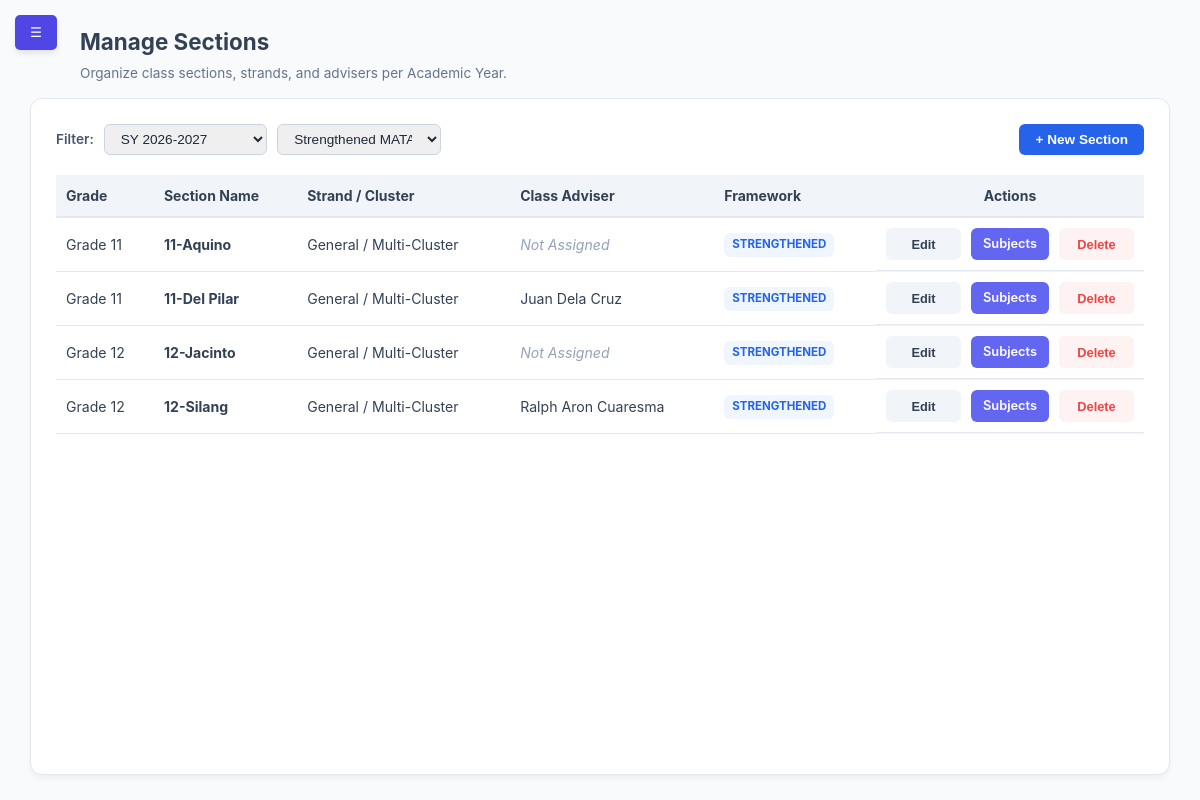
The app's page /modules/admin/manage_sections.php (signed in) with its own data.
### tables this page shows
CREATE TABLE `sections` (
  `id` int(11) NOT NULL,
  `section_name` varchar(50) NOT NULL,
  `strand_id` int(11) DEFAULT NULL,
  `grade_level` int(11) NOT NULL,
  `adviser_id` int(11) DEFAULT NULL,
  `academic_year` varchar(20) NOT NULL DEFAULT '2026-2027',
  `curriculum_version` enum('Legacy','Strengthened') NOT NULL DEFAULT 'Strengthened'
);

CREATE TABLE `users` (
  `id` int(11) NOT NULL,
  `lrn` varchar(12) DEFAULT NULL,
  `username` varchar(50) NOT NULL,
  `password` varchar(255) NOT NULL,
  `full_name` varchar(100) NOT NULL,
  `profile_image` varchar(255) DEFAULT NULL,
  `email` varchar(100) DEFAULT NULL,
  `role` enum('super_admin','admin','adviser','student','faculty','alumni') NOT NULL,
  `section_id` int(11) DEFAULT NULL,
  `reset_requested` tinyint(1) DEFAULT 0,
  `require_reset` tinyint(1) DEFAULT 0
);

### modules/admin/manage_sections.php (the view, shortened to what this page needs)
<?php
$conn = getDBConnection();
$active_ay = $_GET['academic_year'] ?? '2026-2027';
$active_version = $_GET['curriculum_version'] ?? 'Strengthened';
$query = "
    SELECT
        s.id, s.section_name, s.grade_level, s.strand_id, s.adviser_id,
        s.academic_year, s.curriculum_version,
        COALESCE(st.strand_name, 'General / Multi-Cluster') AS strand_name,
        u.full_name AS adviser_name
    FROM sections s
    LEFT JOIN strands st ON s.strand_id = st.id
    LEFT JOIN users u ON s.adviser_id = u.id
    WHERE s.academic_year = :ay AND s.curriculum_version = :version
    ORDER BY s.grade_level ASC, s.section_name ASC
";
$stmt = $conn->prepare($query);
$stmt->execute(['ay' => $active_ay, 'version' => $active_version]);
$sections_list = $stmt->fetchAll(PDO::FETCH_ASSOC);
?>
<!DOCTYPE html>
<html lang="en">
<head>
    <link rel="stylesheet" href="../../assets/css/dashboard.css">
</head>
<body>
    <button class="mobile-toggle" id="mobileBurger" onclick="toggleSidebar()">☰</button>
    <div class="dashboard-wrapper">
        <main class="content">
            <header class="content-header">
                <h1 style="margin: 0; font-size: 1.4rem;">Manage Sections</h1>
                <p style="margin: 4px 0 0 0; color: #64748b; font-size: 0.85rem;">Organize class sections, strands, and advisers per Academic Year.</p>
            </header>
            <div class="table-container" style="margin-top: 15px;">
                <div class="table-header" style="display: flex; justify-content: space-between; align-items: center; margin-bottom: 20px; flex-wrap: wrap; gap: 10px;">
                    <form method="GET" style="display: flex; gap: 10px; align-items: center;">
                        <label style="font-size: 0.85rem; font-weight: 600; color: #475569;">Filter:</label>
                        <select name="academic_year" onchange="this.form.submit()" style="padding: 6px 12px; border-radius: 6px; border: 1px solid #cbd5e1; font-size: 0.85rem;">
                            <option value="2026-2027" <?= $active_ay === '2026-2027' ? 'selected' : '' ?>>SY 2026-2027</option>
                        </select>
                        <select name="curriculum_version" onchange="this.form.submit()" style="padding: 6px 12px; border-radius: 6px; border: 1px solid #cbd5e1; font-size: 0.85rem;">
                            <option value="Strengthened" <?= $active_version === 'Strengthened' ? 'selected' : '' ?>>Strengthened MATATAG</option>
                        </select>
                    </form>
                    <button class="btn-primary" onclick="prepareNewSection()" style="background: #2563eb; color: white; padding: 8px 16px; border-radius: 6px; border: none; font-weight: 600; cursor: pointer;">
                        + New Section
                    </button>
                </div>
                <table style="width: 100%; border-collapse: collapse; font-size: 0.88rem;">
                    <thead>
                        <tr style="border-bottom: 2px solid #e2e8f0; text-align: left; background: #f8fafc;">
                            <th style="padding: 10px;">Grade</th>
                            <th style="padding: 10px;">Section Name</th>
                            <th style="padding: 10px;">Strand / Cluster</th>
                            <th style="padding: 10px;">Class Adviser</th>
                            <th style="padding: 10px;">Framework</th>
                            <th style="width: 240px; text-align: center; padding: 10px;">Actions</th>
                        </tr>
                    </thead>
                    <tbody>
                        <?php if (!empty($sections_list)): ?>
                            <?php foreach ($sections_list as $row): ?>
                            <tr style="border-bottom: 1px solid #f1f5f9;">
                                <td style="padding: 10px;">Grade <?php echo $row['grade_level']; ?></td>
                                <td style="padding: 10px;"><strong><?php echo htmlspecialchars($row['section_name']); ?></strong></td>
                                <td style="padding: 10px;"><?php echo htmlspecialchars($row['strand_name']); ?></td>
                                <td style="padding: 10px;"><?php echo $row['adviser_name'] ? htmlspecialchars($row['adviser_name']) : '<em style="color:#94a3b8;">Not Assigned</em>'; ?></td>
                                <td style="padding: 10px;">
                                    <span class="version-badge <?= $row['curriculum_version'] === 'Strengthened' ? 'ver-matatag' : 'ver-legacy' ?>">
                                        <?= htmlspecialchars($row['curriculum_version']) ?>
                                    </span>
                                </td>
                                <td style="text-align: center; padding: 10px;">
                                    <button class="btn-action btn-edit" onclick='openEditModal(<?php echo json_encode($row); ?>)'>Edit</button>
                                    <a href="manage_assignments.php?filter_section=<?php echo $row['id']; ?>&academic_year=<?= urlencode($row['academic_year']) ?>" class="btn-action btn-subjects">
                                        Subjects
                                    </a>
                                    <button class="btn-action btn-delete" onclick="confirmDelete(<?php echo $row['id']; ?>, '<?php echo addslashes($row['section_name']); ?>')">Delete</button>
                                </td>
                            </tr>
                            <?php endforeach; ?>
                        <?php endif; ?>
                    </tbody>
                </table>
            </div>
        </main>
    </div>
</body>
</html>

### assets/css/dashboard.css (style rules this page uses)
:root { --primary-color: #4f46e5; --secondary-color: #6366f1; --success-color: #22c55e; --danger-color: #ef4444; --warning-color: #f59e0b; --bg-gray: #f8fafc; --sidebar-dark: #1e293b; --text-main: #334155; --white: #ffffff; --shadow: 0 4px 6px -1px rgb(0 0 0 / 0.1); }
* { margin: 0; padding: 0; box-sizing: border-box; }
body { font-family: 'Inter', system-ui, -apple-system, sans-serif; background-color: var(--bg-gray); color: var(--text-main); line-height: 1.5; }
.dashboard-wrapper { display: flex; min-height: 100vh; }
.content { flex: 1; margin-left: 0; padding: 2rem; width: 100%; transition: all 0.3s ease; }
.table-container { background: var(--white); border-radius: 1rem; padding: 1.5rem; box-shadow: var(--shadow); }
.table-header { display: flex; justify-content: space-between; align-items: center; margin-bottom: 1.5rem; }
table { width: 100%; border-collapse: collapse; }
th { text-align: left; padding: 1rem; background: #f1f5f9; font-size: 0.875rem; }
td { padding: 1rem; border-bottom: 1px solid #e2e8f0; }
thead th { user-select: none; }
.btn-primary { background: var(--primary-color); color: white; padding: 0.6rem 1.2rem; border: none; border-radius: 0.5rem; cursor: pointer; font-weight: 600; }
.btn-edit, .btn-delete { width: 75px; height: 32px; display: inline-flex; align-items: center; justify-content: center; font-size: 0.8rem; font-weight: 600; border-radius: 6px; cursor: pointer; transition: all 0.2s ease; text-decoration: none; }
.btn-edit { background-color: #eff6ff; color: #2563eb; border: 1px solid #bfdbfe; }
.btn-delete { background-color: #fef2f2; color: #dc2626; border: 1px solid #fecaca; }
input, select, textarea { width: 100%; padding: 0.6rem 0.75rem; border: 1px solid #e2e8f0; border-radius: 0.5rem; font-size: 0.9rem; color: #1e293b; transition: border-color 0.2s; }
.mobile-toggle { display: block !important; position: fixed; top: 15px; left: 15px; z-index: 1100; background: var(--primary-color); color: white; border: none; padding: 10px 15px; border-radius: 5px; cursor: pointer; box-shadow: var(--shadow); }
.content-header { margin-left: 50px; }
.table-header .btn-primary { padding: 0.4rem 0.8rem; font-size: 0.85rem; border-radius: 6px; white-space: nowrap; }
td:last-child { display: flex; gap: 10px; justify-content: flex-start; align-items: center; white-space: nowrap; }
.table-container { overflow-x: auto; }
table { min-width: 600px; }

### modules/admin/manage_sections.php (style rules this page uses)
body { margin: 0; padding: 0; overflow: hidden; font-family: 'Inter', system-ui, sans-serif; background-color: #f8fafc; }
.dashboard-wrapper { display: flex; height: 100vh; width: 100%; overflow: hidden; position: relative; }
main.content { flex-grow: 1; margin-left: 260px; padding: 25px 30px; width: 100%; height: 100vh; box-sizing: border-box; display: flex; flex-direction: column; transition: margin-left 0.3s ease; overflow: hidden; }
.table-container { flex: 1; min-height: 0; overflow-y: auto; overflow-x: auto; background: white; padding: 25px; border-radius: 12px; border: 1px solid #e2e8f0; box-shadow: 0 4px 6px -1px rgba(0, 0, 0, 0.05); }
.version-badge { display: inline-block; font-size: 0.72rem; font-weight: 700; padding: 3px 8px; border-radius: 6px; text-transform: uppercase; }
.ver-matatag { background: #eff6ff; color: #2563eb; }
.btn-action { padding: 6px 12px; border-radius: 6px; border: none; font-weight: 600; font-size: 0.8rem; cursor: pointer; text-decoration: none; display: inline-block; }
.btn-edit { background: #f1f5f9; color: #334155; }
.btn-subjects { background: #6366f1; color: white; }
.btn-delete { background: #fef2f2; color: #ef4444; }
.mobile-toggle { display: none; z-index: 999; }
#sidebar:not(.active) ~ main.content { margin-left: 0; width: 100%; }

### records on screen
sections: grade_level "11", section_name "11-Aquino", strand_name "General / Multi-Cluster", shows "Not Assigned", curriculum_version "STRENGTHENED"
sections: grade_level "11", section_name "11-Del Pilar", strand_name "General / Multi-Cluster", adviser.full_name "Juan Dela Cruz", curriculum_version "STRENGTHENED"
sections: grade_level "12", section_name "12-Jacinto", strand_name "General / Multi-Cluster", shows "Not Assigned", curriculum_version "STRENGTHENED"
sections: grade_level "12", section_name "12-Silang", strand_name "General / Multi-Cluster", adviser.full_name "Ralph Aron Cuaresma", curriculum_version "STRENGTHENED"
